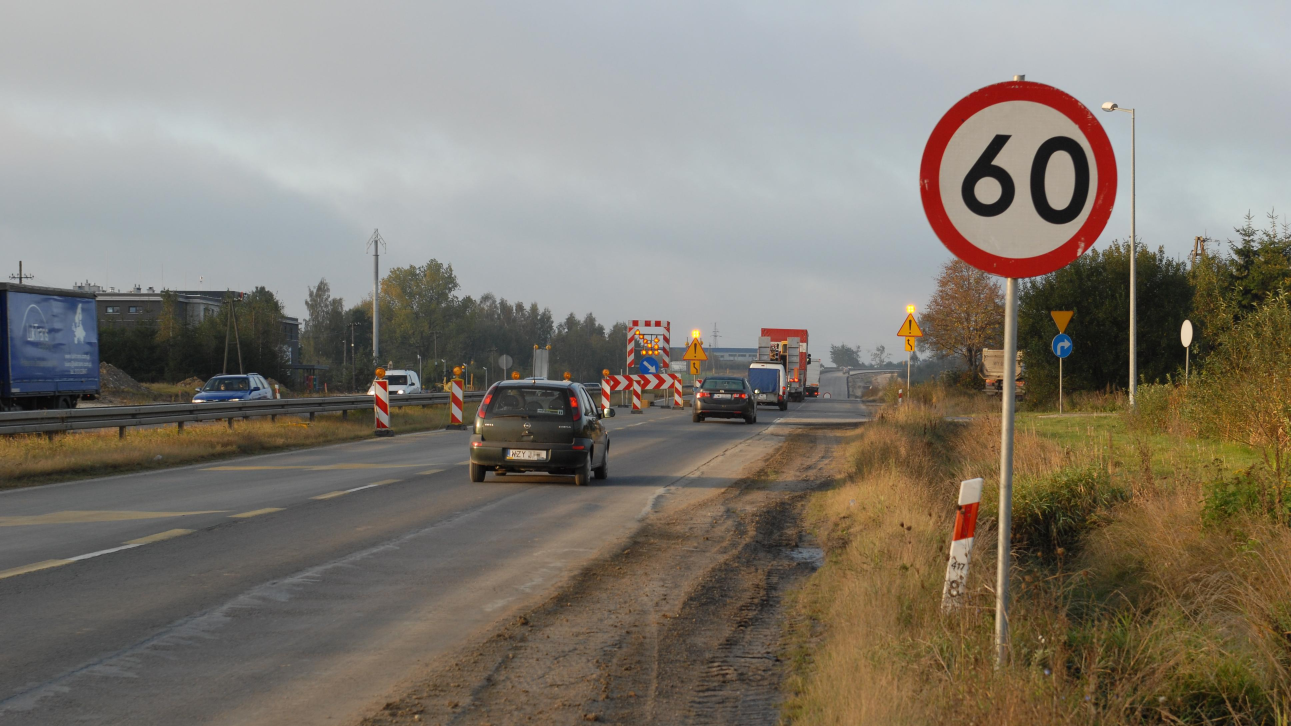
#> input picture zdjeciaWMA/zdj3.jpg, 3872 x 2178 px (shown at 1/3 size)
$ python main.py
#> lines starting #> are read from the running program, lines starting #| are printed output that depends on the picture; after the words box and inside, x2 and y2 are one past the last pixel; in counts of white or black regions, pixels touching at a corner belong together
import cv2
import numpy as np

#Wczytanie obrazu w BGR
img = cv2.imread('zdjeciaWMA/zdj3.jpg')
#> img is the input picture: shape (2178, 3872, 3); mean B, G, R 112.6, 122.9, 129.6

#cv2.waitKey(0)
#Obraz w odcieniach szarości
gray = cv2.cvtColor(img, cv2.COLOR_BGR2GRAY)


#obraz w przestrzeni barw HSV
imgHSV = cv2.cvtColor(img, cv2.COLOR_BGR2HSV)
#> imgHSV: shape (2178, 3872, 3); mean H, S, V 53.8, 56.4, 133.8
#maska daje 255 jak kolor w HSV jest w danym zakresie, w przeciwnym wypadku daje 0
maska1 = cv2.inRange(imgHSV, (0,  20, 20), (10, 255, 255))
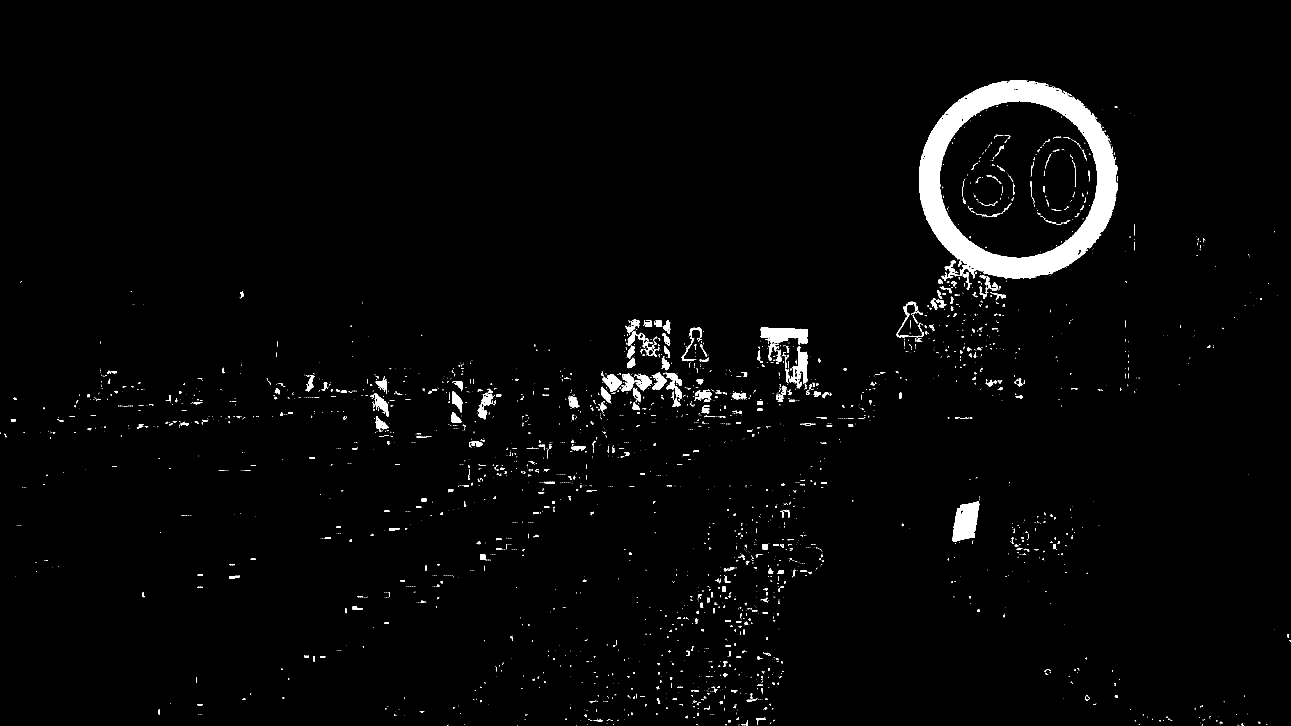
#> maska1: shape (2178, 3872) (shown at 1/3 size); 2.2% white; 3330 white regions (2786 under 20 px), largest, box (x1, y1, x2, y2) and area: (2757, 240, 3354, 843) 102345, (2857, 1504, 2938, 1625) 6755, (2281, 982, 2424, 1035) 5031
maska2 = cv2.inRange(imgHSV, (165, 20, 20), (180, 255, 255))
#> maska2: shape (2178, 3872); 0.19% white; 1271 white regions (1093 under 20 px), largest, box (x1, y1, x2, y2) and area: (1717, 1219, 1743, 1265) 631, (3280, 343, 3337, 448) 560, (1702, 1166, 1740, 1216) 313
maska = cv2.bitwise_or(maska1, maska2)
#> maska: shape (2178, 3872); 2.4% white; 3227 white regions (2618 under 20 px)
#szuka konturów maski
(kr, sth) = cv2.findContours(maska, cv2.RETR_LIST, cv2.CHAIN_APPROX_SIMPLE)
#> kr = 3431 contours, 3037 with area under 20; largest, box (x1, y1, x2, y2) and area: (2757, 240, 3354, 843) 278768, (2818, 302, 3293, 775) 174734, (2857, 1504, 2938, 1625) 6674, (2281, 982, 2425, 1035) 4978, (2368, 1039, 2424, 1165) 3060
#lista przechowywująca kontury o okrągłym kształcie
kolka = []
#iteruję po wszystkich konturach
for i in kr:
    #jeśli jest odpowiednio duży
    if cv2.contourArea(i) > 500:
        #Opisuje na konturze okrąg
        (x, y), r = cv2.minEnclosingCircle(i)
        center = (int(x), int(y))
        radius = int(r)
        #Sprawdzam czy powierzchnia konturu mieści się w odowiednich granicach
        if np.power(radius - 10, 2) * np.pi < cv2.contourArea(i):
            kolka.append(i)
#> this loop made 3431 passes
#> (x, y, r, center, radius) on passes 1216, 1603, 1960, 2022, 2332, 2348, 2422, 2452, 2473, 2482, 2489, 2492: (2897, 1563.5, 70.6, (2897, 1563), 70), (1734.5, 1344, 21.52, (1734, 1344), 21), (1146, 1266.1, 24.15, (1146, 1266), 24), (1369.5, 1251.9, 19.58, (1369, 1251), 19), (1143.4, 1214.9, 39.55, (1143, 1214), 39), (2225.2, 1186.5, 25.82, (2225, 1186), 25), (2107.8, 1189.8, 27.64, (2107, 1189), 27), (1717.5, 1215, 49.73, (1717, 1215), 49), (1911, 1183.5, 22.39, (1911, 1183), 22), (1818.5, 1185, 28.04, (1818, 1185), 28), (1468.4, 1206.6, 52.7, (1468, 1206), 52), (2344.1, 1182.8, 26.66, (2344, 1182), 26)
#> (x, y, r, radius) on passes 2369, 2642, 2930, 2947, 2975: (1371, 1205, 33.62, 33), (1877, 1147, 28.46, 28), (1895, 1014, 24.17, 24), (2072, 1032, 55.9, 55), (1900, 979, 24.84, 24)
#> after the loop, kolka = 13 contours; largest, box (x1, y1, x2, y2) and area: (2818, 302, 3293, 775) 174734, (1904, 1121, 1955, 1174) 1360, (1955, 1116, 1999, 1169) 1180, (1864, 1120, 1901, 1175) 1171, (2083, 1169, 2135, 1207) 941

#indeks największego okręgu
idx = 0
#szukam najwięszky okrąg
for i in range(len(kolka)):
    if cv2.contourArea(kolka[i]) > cv2.contourArea(kolka[idx]):
        idx = i
#> this loop made 13 passes
#> after the loop, idx = 12
najwiekszeKolko = kolka[idx]
#> najwiekszeKolko = contour of 753 points, box (x1, y1, x2, y2) (2818, 302, 3293, 775), area 174734
mojeKolko = najwiekszeKolko
#> mojeKolko has the same summary as najwiekszeKolko
kolka.pop(idx)
#sprawdzam czy w największym okręgu jest jakiś okrąg
for i in kolka:
    (x1, y1), r1 = cv2.minEnclosingCircle(najwiekszeKolko)
    (x2, y2), r2 = cv2.minEnclosingCircle(i)
    a = np.sqrt(np.power(x1 - x2, 2) + np.power(y1 - y2, 2))
    if a < 50:
        mojeKolko = i
#> this loop made 12 passes
#> (x2, y2, r2, a) on passes 1 to 12: (1734.5, 1344, 21.52, 1547.4), (1146, 1266.1, 24.15, 2043.1), (1369.5, 1251.9, 19.58, 1830.6), (2225.2, 1186.5, 25.82, 1053.7), (2107.8, 1189.8, 27.64, 1150.2), (1911, 1183.5, 22.39, 1313.8), (1146.3, 1159.5, 24.13, 2007.3), (1925.3, 1144.1, 29.29, 1282.2), (1877, 1147, 28.46, 1326.3), (1970.5, 1142.4, 27.7, 1241.8), (1994.5, 1089.5, 20.99, 1195.5), (1900, 979, 24.84, 1236.3)
#ostatecznie otrzymałem kontur wewnętrzny znaku

#Rysuje otrzymany kontur i wyświetlam
img2 = img.copy()
cv2.drawContours(img2, [mojeKolko], -1, (0, 255, 0), 2)
cv2.imshow("Obraz", img2)

#tworzę maskę w o wymiarach obrazu zapisaną zerami
maska3 = np.zeros(img.shape[:2], np.uint8)
#na masce rysuję wypełniony kontur
cv2.drawContours(maska3, [mojeKolko], -1, 255, cv2.FILLED)
#> maska3: shape (2178, 3872); 2.1% white; 1 white region, box (x1, y1, x2, y2) and area: (2818, 302, 3293, 775) 175433
#wykonuję erozję żeby odrobinę go poprawić
maska3 = cv2.erode(maska3, np.ones((3, 3), np.uint8))
#> maska3: shape (2178, 3872); 2.1% white; 1 white region, box (x1, y1, x2, y2) and area: (2820, 303, 3292, 774) 173520
#kopiuję obraz w odcieniach szarości
img_copy = gray.copy()
#gdy maska różna od 255 to wpisuje 255
img_copy[maska3 != 255] = 255
#wykonanie progowania
a, img_thresh = cv2.threshold(img_copy, 150, 255, 0)
#> img_thresh: shape (2178, 3872); 99.4% white; 28 black regions (26 under 20 px), largest, box (x1, y1, x2, y2) and area: (3089, 406, 3271, 674) 26987, (2882, 401, 3047, 652) 20744
#Dylatacja a potem erozja aby pozbyć się zakłóceń
img_dil = cv2.dilate(img_thresh, cv2.getStructuringElement(cv2.MORPH_ELLIPSE, (3, 3)))
#> img_dil: shape (2178, 3872); 99.5% white; 2 black regions, box (x1, y1, x2, y2) and area: (3090, 407, 3270, 673) 25900, (2883, 402, 3046, 651) 19872
img_ero = cv2.erode(img_dil,  cv2.getStructuringElement(cv2.MORPH_ELLIPSE, (3, 3)))
#> img_ero: shape (2178, 3872); 99.4% white; 2 black regions, box (x1, y1, x2, y2) and area: (3089, 406, 3271, 674) 26976, (2882, 401, 3047, 652) 20737
#Obliczam współrzędne do wycięcia 1 cyfry
(x3, y3), r3 = cv2.minEnclosingCircle(mojeKolko)
#> x3 = 3054.4; y3 = 536.3; r3 = 238.5
X = int(x3) - int(r3)
#> X = 2816
Y = int(y3) - int(r3)
#> Y = 298
W = int(r3)
#> W = 238
H = 2 * int(r3)
#> H = 476
#wycinam pierwszą cyfrę
pierwszaCyfra = img_ero[Y:Y+H, X:X+W]
#> pierwszaCyfra: shape (476, 238); 81.7% white; 1 black region, box (x1, y1, x2, y2) and area: (66, 103, 231, 354) 20737
#skaluję pierwszą cyfrę
resized = cv2.resize(pierwszaCyfra, (67, 134), interpolation=cv2.INTER_LINEAR)
#tworzę liste grafik cyfr
cyfry = []
#wczytuje grafiki do listy
cyfry.append(cv2.imread("zdjeciaWMA/cyfry/l0.png", cv2.IMREAD_GRAYSCALE))
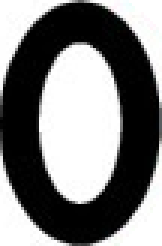
#> input picture zdjeciaWMA/cyfry/l0.png, 54 x 82 px (shown 3 times larger)
cyfry.append(cv2.imread("zdjeciaWMA/cyfry/l1.png", cv2.IMREAD_GRAYSCALE))
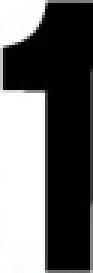
#> input picture zdjeciaWMA/cyfry/l1.png, 31 x 91 px (shown 3 times larger)
cyfry.append(cv2.imread("zdjeciaWMA/cyfry/l2.png", cv2.IMREAD_GRAYSCALE))
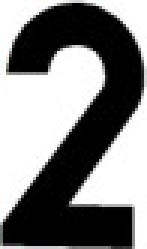
#> input picture zdjeciaWMA/cyfry/l2.png, 49 x 83 px (shown 3 times larger)
cyfry.append(cv2.imread("zdjeciaWMA/cyfry/l3.png", cv2.IMREAD_GRAYSCALE))
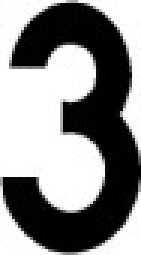
#> input picture zdjeciaWMA/cyfry/l3.png, 47 x 85 px (shown 3 times larger)
cyfry.append(cv2.imread("zdjeciaWMA/cyfry/l4.png", cv2.IMREAD_GRAYSCALE))
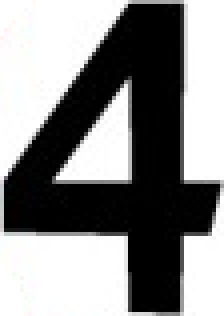
#> input picture zdjeciaWMA/cyfry/l4.png, 56 x 79 px (shown 4 times larger)
cyfry.append(cv2.imread("zdjeciaWMA/cyfry/l5.png", cv2.IMREAD_GRAYSCALE))
cyfry.append(cv2.imread("zdjeciaWMA/cyfry/l6.png", cv2.IMREAD_GRAYSCALE))
cyfry.append(cv2.imread("zdjeciaWMA/cyfry/l7.png", cv2.IMREAD_GRAYSCALE))
cyfry.append(cv2.imread("zdjeciaWMA/cyfry/l8.png", cv2.IMREAD_GRAYSCALE))
cyfry.append(cv2.imread("zdjeciaWMA/cyfry/l9.png", cv2.IMREAD_GRAYSCALE))
#tworze listę dopasowania każdej cyfry
porownanie = []
#porównuje obraz pierwszej cyfry z każdym z obrazów cyfr
for c in cyfry:
#> (the run stopped early here; a loop or call above may not have finished)
